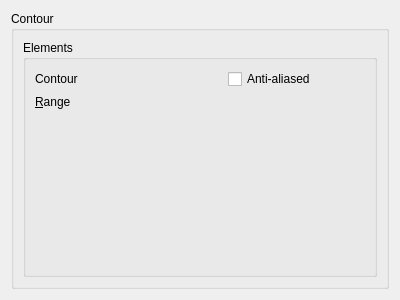
<?xml version="1.0" encoding="UTF-8"?>
<ui version="4.0">
 <class>WdgContour</class>
 <widget class="QWidget" name="WdgContour">
  <property name="geometry">
   <rect>
    <x>0</x>
    <y>0</y>
    <width>400</width>
    <height>300</height>
   </rect>
  </property>
  <layout class="QGridLayout" name="gridLayout">
   <item row="0" column="0">
    <widget class="QGroupBox" name="groupBox">
     <property name="title">
      <string>Contour</string>
     </property>
     <layout class="QGridLayout" name="gridLayout_2">
      <item row="0" column="0">
       <widget class="QGroupBox" name="groupBox_2">
        <property name="title">
         <string>Elements</string>
        </property>
        <layout class="QFormLayout" name="formLayout">
         <item row="0" column="0">
          <widget class="QLabel" name="label_5">
           <property name="text">
            <string>Contour</string>
           </property>
          </widget>
         </item>
         <item row="0" column="1">
          <layout class="QHBoxLayout" name="horizontalLayout_2">
           <item>
            <widget class="KisCmbContour" name="cmbContour" native="true"/>
           </item>
           <item>
            <widget class="QCheckBox" name="chkAntiAliased">
             <property name="toolTip">
              <string>Smooth the contour</string>
             </property>
             <property name="text">
              <string>Anti-aliased</string>
             </property>
            </widget>
           </item>
          </layout>
         </item>
         <item row="1" column="0">
          <widget class="QLabel" name="label_6">
           <property name="text">
            <string>&amp;Range</string>
           </property>
           <property name="buddy">
            <cstring>intRange</cstring>
           </property>
          </widget>
         </item>
         <item row="1" column="1">
          <widget class="KisSliderSpinBox" name="intRange" native="true">
           <property name="sizePolicy">
            <sizepolicy hsizetype="Expanding" vsizetype="Preferred">
             <horstretch>0</horstretch>
             <verstretch>0</verstretch>
            </sizepolicy>
           </property>
           <property name="toolTip">
            <string>Add noise to shadow</string>
           </property>
          </widget>
         </item>
        </layout>
       </widget>
      </item>
     </layout>
    </widget>
   </item>
  </layout>
 </widget>
 <customwidgets>
  <customwidget>
   <class>KisSliderSpinBox</class>
   <extends>QWidget</extends>
   <header location="global">kis_slider_spin_box.h</header>
   <container>1</container>
  </customwidget>
  <customwidget>
   <class>KisCmbContour</class>
   <extends>QWidget</extends>
   <header>kis_cmb_contour.h</header>
  </customwidget>
 </customwidgets>
 <resources/>
 <connections/>
</ui>
